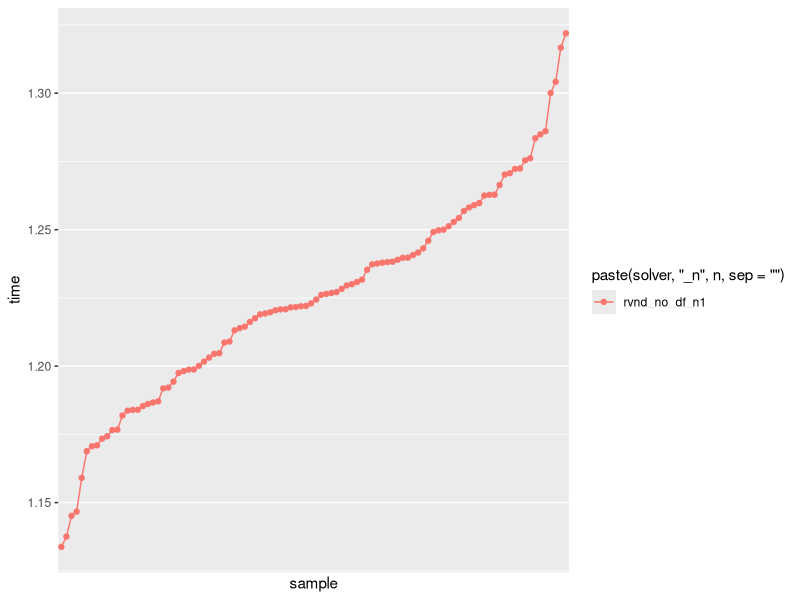

Recreate this plot in R. (Note: this script raises an error after producing the figure.)
library(foreach)
library(doParallel)


cores = 4
# cores=detectCores()
#cl <- makeCluster(cores[1]-1) #not to overload your computer
#registerDoParallel(cl)

startTime = Sys.time()
#library(ggplot2)
# library(data.table)
library(tidyverse)
setwd("~/git/dvnd-df/doc/results/gdvnd/")
# dvndGdvndSameInitial = data.table(read_csv(file="dvndGdvnd-sameInitial.csv", head=TRUE, sep=";"))
# dvndGdvndRandInitial = data.table(read_csv(file="dvndGdvnd-randInitial.csv", head=TRUE, sep=";"))
rvndSameInitial = read.csv(file="rvnd-sameInitial.csv", head=TRUE, sep=";")

# dvndGdvndSameInitial$initialSolMethod = rep("same", length(dvndGdvndSameInitial$initial))
# dvndGdvndRandInitial$initialSolMethod = rep("rand", length(dvndGdvndRandInitial$initial))
rvndSameInitial$initialSolMethod = rep("rand", length(rvndSameInitial$initial))

# dvndGdvndData = read.csv(file="dvndGdvnd-noDf.csv", header=TRUE, sep="\t")
# dvndGdvndData$initialSolMethod = rep("100sol", length(dvndGdvndData$initial))
# dvndGdvndData = merge(dvndGdvndSameInitial, dvndGdvndRandInitial, all=TRUE)
# dvndGdvndData = merge(merge(dvndGdvndSameInitial, dvndGdvndRandInitial, all=TRUE), rvndSameInitial, all=TRUE)

dvndGdvndData = rvndSameInitial

# for (draw_n in 1:4) {
  for (iniMethod in c("same", "rand", "100sol")) {
    for (draw_inum in 0:7) {
    # foreach(draw_inum=0:7, .combine=cbind) %dopar% {

      library(ggplot2)
      for (draw_w in 1:10) {
        # data_src = dvndGdvndData[inum == draw_inum & n == draw_n & w == draw_w & initialSolMethod == iniMethod][order(solver, time)]
        # data_src = dvndGdvndData %>% filter(inum == draw_inum & n == draw_n & w == draw_w & initialSolMethod == iniMethod) %>%
        data_src = dvndGdvndData %>% filter(inum == draw_inum & w == draw_w & initialSolMethod == iniMethod) %>%
          arrange(solver, n, time)
        if (length(data_src$sample) > 0) {
          x_axis_value = rep(1:100, length(data_src$sample) / 100)

          mychart = ggplot(data=data_src, aes(x=x_axis_value, y=time, group=paste(solver, "_n", n, sep="")))
          mychart = mychart + geom_line(aes(color=paste(solver, "_n", n, sep="")))
          mychart = mychart + geom_point(aes(color=paste(solver, "_n", n, sep="")))
          mychart = mychart + scale_x_discrete(name ="sample")
          mychart = mychart + ggtitle(paste(iniMethod, " initial - Time in", draw_inum, "n", draw_n, "w", draw_w, sep=""))

          ggsave(paste("chart/rvnd_", iniMethod, "_time_in", draw_inum, "n", draw_n, "w", draw_w, ".png", sep=""), plot = mychart, device="png")
        }

        data_src = data_src %>% arrange(solver, n, imp)
        if (length(data_src$sample) > 0) {
          x_axis_value = rep(1:100, length(data_src$sample) / 100)
          mychart = ggplot(data=data_src, aes(x=x_axis_value, y=imp, group=paste(solver, "_n", n, sep="")))

          mychart = mychart + geom_line(aes(color=paste(solver, "_n", n, sep="")))
          mychart = mychart + geom_point(aes(color=paste(solver, "_n", n, sep="")))
          mychart = mychart + scale_x_discrete(name ="sample")
          mychart = mychart + ggtitle(paste(iniMethod, " initial - Improvement in", draw_inum, "n", draw_n, "w", draw_w, sep=""))

          ggsave(paste("chart/rvnd_", iniMethod, "_imp_in", draw_inum, "n", draw_n, "w", draw_w, ".png", sep=""), plot = mychart, device="png")
        }
        
        data_src = data_src %>% arrange(solver, n, count)
        if (length(data_src$sample) > 0) {
          x_axis_value = rep(1:100, length(data_src$sample) / 100)
          mychart = ggplot(data=data_src, aes(x=x_axis_value, y=count, group=paste(solver, "_n", n, sep="")))
          
          mychart = mychart + geom_line(aes(color=paste(solver, "_n", n, sep="")))
          mychart = mychart + geom_point(aes(color=paste(solver, "_n", n, sep="")))
          mychart = mychart + scale_x_discrete(name ="sample")
          mychart = mychart + ggtitle(paste(iniMethod, " initial - Count in", draw_inum, "n", draw_n, "w", draw_w, sep=""))
          
          # ggsave(paste("chart/rvnd_", iniMethod, "_count_in", draw_inum, "n", draw_n, "w", draw_w, ".png", sep=""), plot = mychart, device="png")
        }
      }
    }
  }
# }

#stopCluster(cl)
print(paste("Using", cores, "cores"))
stopTime = Sys.time()
stopTime - startTime
print("fim")
